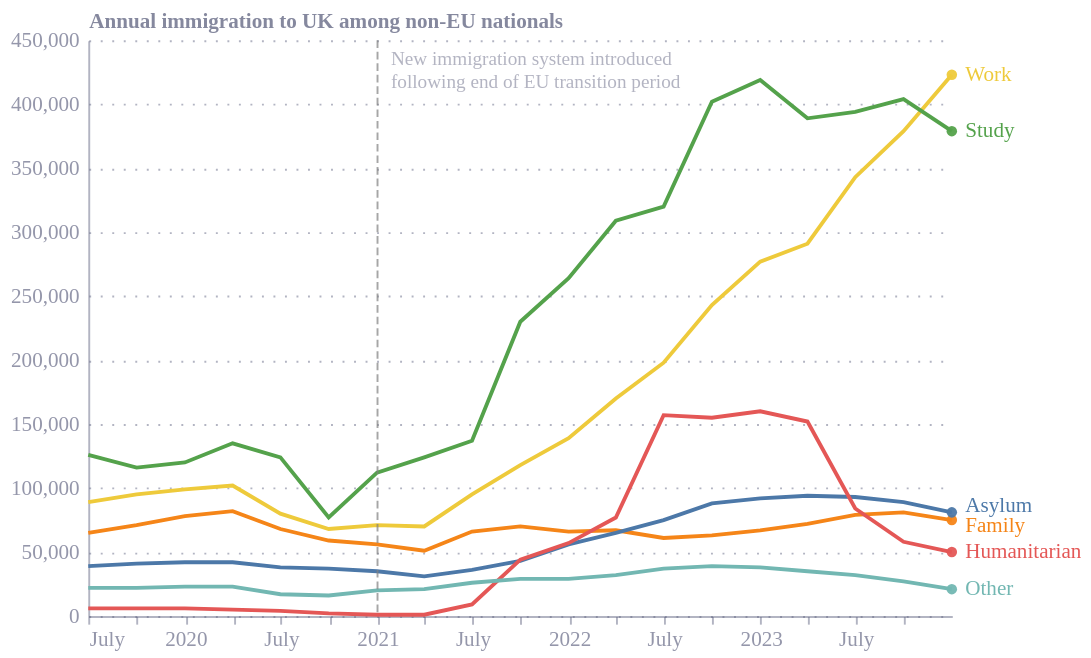

Express this chart as Vega-Lite.
### Vega-Lite specification from a JSON file in a GitHub repository (floating-point values rounded to 4 significant figures)
{"config": {"font": "Circular Std", "text": {"color": "#676A86", "align": "left", "baseline": "middle", "dx": 7, "dy": 0, "fontSize": 11}, "view": {"stroke": null, "continuousWidth": 400, "continuousHeight": 300, "discreteWidth": 400, "discreteHeight": 300}, "bar": {"color": "#179fdb"}, "line": {"color": "#e6224b"}, "rule": {"color": "#676A86"}, "area": {"opacity": 0.3}, "point": {"filled": true, "size": 80, "color": "#e6224b", "opacity": 0.95}, "geoshape": {"stroke": "white", "strokeWidth": 0.3}, "rect": {"fill": "#d6d4d4", "opacity": 0.3}, "axis": {"labelColor": "#676A86", "labelFontSize": 11, "labelFont": "Circular Std", "labelOpacity": 0.7, "tickColor": "#676A86", "tickOpacity": 0.5, "domainColor": "#676A86", "domainOpacity": 0.5, "gridColor": "#676A86", "gridDash": [2, 2], "gridOpacity": 0.5, "title": null, "titleColor": "#676A86", "titleOpacity": 0.8, "tickSize": 4}, "axisXDiscrete": {"grid": false, "labelAngle": 0, "tickCount": 10, "tickOpacity": 0.5, "title": null}, "axisYDiscrete": {"ticks": false, "labelPadding": 5}, "axisXTemporal": {"grid": false, "ticks": true}, "axisXQuantitative": {"grid": true}, "axisYQuantitative": {"gridColor": "#676A86", "gridDash": [1, 5], "gridOpacity": 0.5, "ticks": false, "labelPadding": 5, "tickCount": 8, "titleAngle": 0, "titleAlign": "left", "titleBaseline": "bottom", "titleX": 0, "titleY": -5}, "title": {"color": "#676A86", "subtitleColor": "#122b39E6", "font": "Circular Std", "subtitleFont": "Circular Std", "anchor": "start", "dx": 24, "fontSize": 14, "subtitleFontSize": 12, "subtitlePadding": 4, "offset": 0}, "legend": {"titleColor": "#122b39", "title": null, "labelColor": "#122b39", "labelFontSize": 11}}, "layer": [{"data": {"name": "data-3a5c31721ac75fbbc2871f8eae13b12a"}, "mark": {"type": "line"}, "encoding": {"color": {"field": "Reason", "legend": null, "type": "nominal"}, "x": {"field": "Date", "type": "temporal"}, "y": {"axis": {"title": "Annual immigration to UK among non-EU nationals"}, "field": "Value", "type": "quantitative"}}}, {"data": {"name": "data-dbc6efe0ed9580480d2a4c3578f71ded"}, "mark": {"type": "rule", "color": "gray", "opacity": 0.7, "strokeDash": [4, 2]}, "encoding": {"x": {"field": "x", "type": "temporal"}}}, {"data": {"name": "data-dbc6efe0ed9580480d2a4c3578f71ded"}, "mark": {"type": "text", "dy": 10, "fontSize": 10, "lineBreak": "|", "opacity": 0.5}, "encoding": {"text": {"field": "text", "type": "nominal"}, "x": {"field": "x", "type": "temporal"}, "y": {"field": "y", "type": "quantitative"}}}, {"data": {"name": "data-3a5c31721ac75fbbc2871f8eae13b12a"}, "mark": {"type": "text", "dy": {"expr": "datum.Reason == 'Family' ? 3 : datum.Reason == 'Asylum' ? -3 : 0"}}, "encoding": {"color": {"field": "Reason", "type": "nominal"}, "text": {"field": "Reason", "type": "nominal"}, "x": {"aggregate": "max", "field": "Date", "type": "temporal"}, "y": {"aggregate": {"argmax": "Date"}, "field": "Value", "type": "quantitative"}}}, {"data": {"name": "data-3a5c31721ac75fbbc2871f8eae13b12a"}, "mark": {"type": "point", "size": 30}, "encoding": {"color": {"field": "Reason", "type": "nominal"}, "x": {"aggregate": "max", "field": "Date", "type": "temporal"}, "y": {"aggregate": {"argmax": "Date"}, "field": "Value", "type": "quantitative"}}}], "height": 300, "width": 450, "$schema": "https://vega.github.io/schema/vega-lite/v5.17.0.json", "datasets": {"data-3a5c31721ac75fbbc2871f8eae13b12a": [{"Date": "2019-06-30", "Reason": "Work ", "Value": 89000}, {"Date": "2019-09-30", "Reason": "Work ", "Value": 95000}, {"Date": "2019-12-31", "Reason": "Work ", "Value": 99000}, {"Date": "2020-03-31", "Reason": "Work ", "Value": 102000}, {"Date": "2020-06-30", "Reason": "Work ", "Value": 80000}, {"Date": "2020-09-30", "Reason": "Work ", "Value": 68000}, {"Date": "2020-12-31", "Reason": "Work ", "Value": 71000}, {"Date": "2021-03-31", "Reason": "Work ", "Value": 70000}, {"Date": "2021-06-30", "Reason": "Work ", "Value": 95000}, {"Date": "2021-09-30", "Reason": "Work ", "Value": 118000}, {"Date": "2021-12-31", "Reason": "Work ", "Value": 139000}, {"Date": "2022-03-31", "Reason": "Work ", "Value": 170000}, {"Date": "2022-06-30", "Reason": "Work ", "Value": 198000}, {"Date": "2022-09-30", "Reason": "Work ", "Value": 243000}, {"Date": "2022-12-31", "Reason": "Work ", "Value": 277000}, {"Date": "2023-03-31", "Reason": "Work ", "Value": 291000}, {"Date": "2023-06-30", "Reason": "Work ", "Value": 343000}, {"Date": "2023-09-30", "Reason": "Work ", "Value": 379000}, {"Date": "2023-12-31", "Reason": "Work ", "Value": 423000}, {"Date": "2019-06-30", "Reason": "Study ", "Value": 126000}, {"Date": "2019-09-30", "Reason": "Study ", "Value": 116000}, {"Date": "2019-12-31", "Reason": "Study ", "Value": 120000}, {"Date": "2020-03-31", "Reason": "Study ", "Value": 135000}, {"Date": "2020-06-30", "Reason": "Study ", "Value": 124000}, {"Date": "2020-09-30", "Reason": "Study ", "Value": 77000}, {"Date": "2020-12-31", "Reason": "Study ", "Value": 112000}, {"Date": "2021-03-31", "Reason": "Study ", "Value": 124000}, {"Date": "2021-06-30", "Reason": "Study ", "Value": 137000}, {"Date": "2021-09-30", "Reason": "Study ", "Value": 230000}, {"Date": "2021-12-31", "Reason": "Study ", "Value": 264000}, {"Date": "2022-03-31", "Reason": "Study ", "Value": 309000}, {"Date": "2022-06-30", "Reason": "Study ", "Value": 320000}, {"Date": "2022-09-30", "Reason": "Study ", "Value": 402000}, {"Date": "2022-12-31", "Reason": "Study ", "Value": 419000}, {"Date": "2023-03-31", "Reason": "Study ", "Value": 389000}, {"Date": "2023-06-30", "Reason": "Study ", "Value": 394000}, {"Date": "2023-09-30", "Reason": "Study ", "Value": 404000}, {"Date": "2023-12-31", "Reason": "Study ", "Value": 379000}, {"Date": "2019-06-30", "Reason": "Family", "Value": 65000}, {"Date": "2019-09-30", "Reason": "Family", "Value": 71000}, {"Date": "2019-12-31", "Reason": "Family", "Value": 78000}, {"Date": "2020-03-31", "Reason": "Family", "Value": 82000}, {"Date": "2020-06-30", "Reason": "Family", "Value": 68000}, {"Date": "2020-09-30", "Reason": "Family", "Value": 59000}, {"Date": "2020-12-31", "Reason": "Family", "Value": 56000}, {"Date": "2021-03-31", "Reason": "Family", "Value": 51000}, {"Date": "2021-06-30", "Reason": "Family", "Value": 66000}, {"Date": "2021-09-30", "Reason": "Family", "Value": 70000}, {"Date": "2021-12-31", "Reason": "Family", "Value": 66000}, {"Date": "2022-03-31", "Reason": "Family", "Value": 67000}, {"Date": "2022-06-30", "Reason": "Family", "Value": 61000}, {"Date": "2022-09-30", "Reason": "Family", "Value": 63000}, {"Date": "2022-12-31", "Reason": "Family", "Value": 67000}, {"Date": "2023-03-31", "Reason": "Family", "Value": 72000}, {"Date": "2023-06-30", "Reason": "Family", "Value": 79000}, {"Date": "2023-09-30", "Reason": "Family", "Value": 81000}, {"Date": "2023-12-31", "Reason": "Family", "Value": 75000}, {"Date": "2019-06-30", "Reason": "Asylum", "Value": 39000}, {"Date": "2019-09-30", "Reason": "Asylum", "Value": 41000}, {"Date": "2019-12-31", "Reason": "Asylum", "Value": 42000}, {"Date": "2020-03-31", "Reason": "Asylum", "Value": 42000}, {"Date": "2020-06-30", "Reason": "Asylum", "Value": 38000}, {"Date": "2020-09-30", "Reason": "Asylum", "Value": 37000}, {"Date": "2020-12-31", "Reason": "Asylum", "Value": 35000}, {"Date": "2021-03-31", "Reason": "Asylum", "Value": 31000}, {"Date": "2021-06-30", "Reason": "Asylum", "Value": 36000}, {"Date": "2021-09-30", "Reason": "Asylum", "Value": 43000}, {"Date": "2021-12-31", "Reason": "Asylum", "Value": 56000}, {"Date": "2022-03-31", "Reason": "Asylum", "Value": 65000}, {"Date": "2022-06-30", "Reason": "Asylum", "Value": 75000}, {"Date": "2022-09-30", "Reason": "Asylum", "Value": 88000}, {"Date": "2022-12-31", "Reason": "Asylum", "Value": 92000}, {"Date": "2023-03-31", "Reason": "Asylum", "Value": 94000}, {"Date": "2023-06-30", "Reason": "Asylum", "Value": 93000}, {"Date": "2023-09-30", "Reason": "Asylum", "Value": 89000}, {"Date": "2023-12-31", "Reason": "Asylum", "Value": 81000}, {"Date": "2019-06-30", "Reason": "Humanitarian", "Value": 6000}, {"Date": "2019-09-30", "Reason": "Humanitarian", "Value": 6000}, {"Date": "2019-12-31", "Reason": "Humanitarian", "Value": 6000}, {"Date": "2020-03-31", "Reason": "Humanitarian", "Value": 5000}, {"Date": "2020-06-30", "Reason": "Humanitarian", "Value": 4000}, {"Date": "2020-09-30", "Reason": "Humanitarian", "Value": 2000}, {"Date": "2020-12-31", "Reason": "Humanitarian", "Value": 1000}, {"Date": "2021-03-31", "Reason": "Humanitarian", "Value": 1000}, {"Date": "2021-06-30", "Reason": "Humanitarian", "Value": 9000}, {"Date": "2021-09-30", "Reason": "Humanitarian", "Value": 44000}, {"Date": "2021-12-31", "Reason": "Humanitarian", "Value": 57000}, {"Date": "2022-03-31", "Reason": "Humanitarian", "Value": 77000}, {"Date": "2022-06-30", "Reason": "Humanitarian", "Value": 157000}, {"Date": "2022-09-30", "Reason": "Humanitarian", "Value": 155000}, {"Date": "2022-12-31", "Reason": "Humanitarian", "Value": 160000}, {"Date": "2023-03-31", "Reason": "Humanitarian", "Value": 152000}, {"Date": "2023-06-30", "Reason": "Humanitarian", "Value": 84000}, {"Date": "2023-09-30", "Reason": "Humanitarian", "Value": 58000}, {"Date": "2023-12-31", "Reason": "Humanitarian", "Value": 50000}, {"Date": "2019-06-30", "Reason": "Other", "Value": 22000}, {"Date": "2019-09-30", "Reason": "Other", "Value": 22000}, {"Date": "2019-12-31", "Reason": "Other", "Value": 23000}, {"Date": "2020-03-31", "Reason": "Other", "Value": 23000}, {"Date": "2020-06-30", "Reason": "Other", "Value": 17000}, {"Date": "2020-09-30", "Reason": "Other", "Value": 16000}, {"Date": "2020-12-31", "Reason": "Other", "Value": 20000}, {"Date": "2021-03-31", "Reason": "Other", "Value": 21000}, {"Date": "2021-06-30", "Reason": "Other", "Value": 26000}, {"Date": "2021-09-30", "Reason": "Other", "Value": 29000}, {"Date": "2021-12-31", "Reason": "Other", "Value": 29000}, {"Date": "2022-03-31", "Reason": "Other", "Value": 32000}, {"Date": "2022-06-30", "Reason": "Other", "Value": 37000}, {"Date": "2022-09-30", "Reason": "Other", "Value": 39000}, {"Date": "2022-12-31", "Reason": "Other", "Value": 38000}, {"Date": "2023-03-31", "Reason": "Other", "Value": 35000}, {"Date": "2023-06-30", "Reason": "Other", "Value": 32000}, {"Date": "2023-09-30", "Reason": "Other", "Value": 27000}, {"Date": "2023-12-31", "Reason": "Other", "Value": 21000}], "data-dbc6efe0ed9580480d2a4c3578f71ded": [{"x": "2021-01-01", "y": 450000, "text": "New immigration system introduced |following end of EU transition period"}]}}
